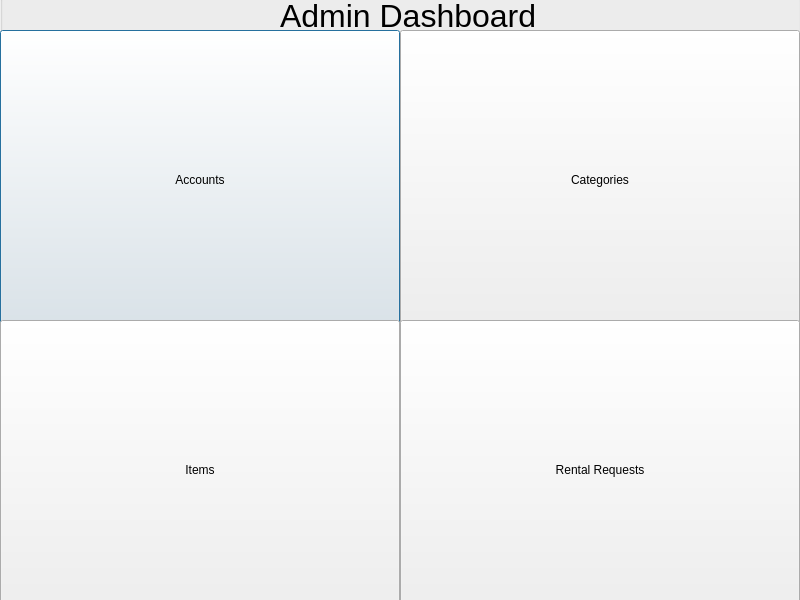
<?xml version="1.0" encoding="UTF-8"?>
<ui version="4.0">
 <class>AdminDashBoard</class>
 <widget class="QDialog" name="AdminDashBoard">
  <property name="geometry">
   <rect>
    <x>0</x>
    <y>0</y>
    <width>800</width>
    <height>600</height>
   </rect>
  </property>
  <property name="windowTitle">
   <string>Dialog</string>
  </property>
  <widget class="QGroupBox" name="groupBox">
   <property name="geometry">
    <rect>
     <x>0</x>
     <y>-20</y>
     <width>801</width>
     <height>621</height>
    </rect>
   </property>
   <property name="title">
    <string>GroupBox</string>
   </property>
   <widget class="QPushButton" name="pushButton">
    <property name="geometry">
     <rect>
      <x>0</x>
      <y>50</y>
      <width>400</width>
      <height>300</height>
     </rect>
    </property>
    <property name="text">
     <string>Accounts</string>
    </property>
   </widget>
   <widget class="QPushButton" name="pushButton_2">
    <property name="geometry">
     <rect>
      <x>400</x>
      <y>50</y>
      <width>400</width>
      <height>300</height>
     </rect>
    </property>
    <property name="text">
     <string>Categories</string>
    </property>
   </widget>
   <widget class="QPushButton" name="pushButton_3">
    <property name="geometry">
     <rect>
      <x>0</x>
      <y>340</y>
      <width>400</width>
      <height>300</height>
     </rect>
    </property>
    <property name="text">
     <string>Items</string>
    </property>
   </widget>
   <widget class="QPushButton" name="pushButton_4">
    <property name="geometry">
     <rect>
      <x>400</x>
      <y>340</y>
      <width>400</width>
      <height>300</height>
     </rect>
    </property>
    <property name="text">
     <string>Rental Requests</string>
    </property>
   </widget>
   <widget class="QLabel" name="label">
    <property name="geometry">
     <rect>
      <x>280</x>
      <y>20</y>
      <width>291</width>
      <height>31</height>
     </rect>
    </property>
    <property name="font">
     <font>
      <pointsize>24</pointsize>
     </font>
    </property>
    <property name="text">
     <string>Admin Dashboard</string>
    </property>
   </widget>
  </widget>
 </widget>
 <resources/>
 <connections/>
</ui>
